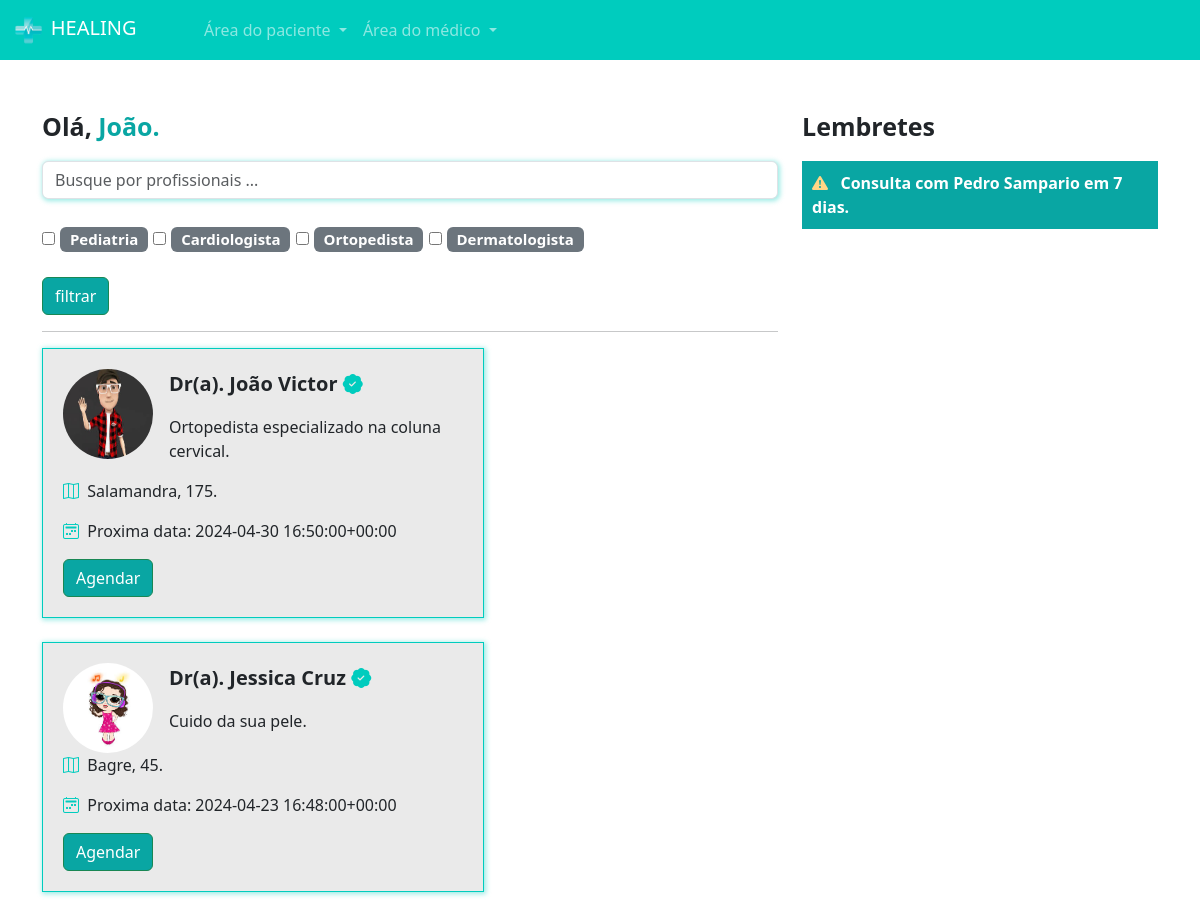
Page /pacientes/home/ (signed in) on the committed database.
### medico/models.py (models this page shows, shortened)
class Especialidades(models.Model):
    especialidade = models.CharField(max_length=100)
    icone = models.ImageField(upload_to="icones", null=True, blank=True)

class DadosMedico(models.Model):
    user = models.ForeignKey(User, on_delete=models.DO_NOTHING)
    especialidade = models.ForeignKey(Especialidades, on_delete=models.DO_NOTHING, null=True, blank=True)
    crm = models.CharField(max_length=30)
    nome = models.CharField(max_length=100)
    cep = models.CharField(max_length=15)
    rua = models.CharField(max_length=100)
    bairro = models.CharField(max_length=100)
    numero = models.IntegerField()
    rg = models.ImageField(upload_to="rgs")
    cedula_identidade_medica = models.ImageField(upload_to='cim')
    foto = models.ImageField(upload_to="fotos_perfil")
    descricao = models.TextField(null=True, blank=True)
    valor_consulta = models.FloatField(default=100)
    def proxima_data(self):
        proxima_data = DatasAbertas.objects.filter(user=self.user).filter(data__gt=datetime.now()).filter(agendado=False).order_by('data').first()
        return proxima_data

class DatasAbertas(models.Model):
    data = models.DateTimeField()
    user = models.ForeignKey(User, on_delete=models.DO_NOTHING)
    agendado = models.BooleanField(default=False)
    def __str__(self):
        return str(self.data)

### paciente/views.py (the view)
# urls.py: path('home/', views.home, name="home"),
def home(request):
    if request.method == "GET":
        medico_filtrar = request.GET.get('medico')
        especialidades_filtrar = request.GET.getlist('especialidades')
        medicos = DadosMedico.objects.all()
    if medico_filtrar:
        medicos = medicos.filter(nome__icontains = medico_filtrar)
    if especialidades_filtrar:
        medicos = medicos.filter(especialidade_id__in=especialidades_filtrar)
    especialidades = Especialidades.objects.all()
    return render(request, 'home.html', {'medicos': medicos, 'especialidades': especialidades, 'is_medico': is_medico(request.user)})

### medico/models.py (called while the page is built)
def is_medico(user):
 return DadosMedico.objects.filter(user=user).exists()

### paciente/templates/home.html
{% extends "base.html" %}
{% load static %}
{% block 'head' %}
    <link rel="stylesheet" href="{% static 'medicos/css/abrir_horario.css' %}">
    <link rel="stylesheet" href="{% static 'usuarios/css/usuarios.css' %}">
    <link rel="stylesheet" href="{% static 'medicos/css/cadastro_medico.css' %}">
    <link rel="stylesheet" href="{% static 'pacientes/css/home.css' %}">
    <link rel="stylesheet" href="https://cdn.jsdelivr.net/npm/bootstrap-icons@1.11.3/font/bootstrap-icons.min.css">
{% endblock 'head' %}
{% block 'body' %}
{% include "partials/navbar.html" %}
<br><br>
<div class="container">
    <div class="row">
        <div class="col-md-8">
            <p style="font-size: 25px" class="p-bold">Olá, <span class="color-dark">{{request.user.username}}.</span></p>
            <form action="{% url 'home' %}" post="GET">
                <input type="text" class="form-control shadow-main-color" placeholder="Busque por profissionais ..." name="medico">
                <br>
                <div class="especialidades">
                    {% for especialidade in especialidades %}
                        <input type="checkbox" name="especialidades" value="{{especialidade.id}}">
                        <span class="badge bg-secondary">
                        {{especialidade.especialidade}}
                        </span>
                    {% endfor %}
                </div>
                <br>
                <input type="submit" value="filtrar" class="btn btn-success btn-dark-color">
            </form>
            <hr>
            <div class="list-medicos">
                {% for medico in medicos %}
                <div class="card-medicos shadow-main-color">
                    <div class="row">
                        <div class="col-md-3"><img src="{{medico.foto.url}}" class="foto-perfil-card" alt=""></div>
                        <div class="col-md">
                            <p style="font-size: 20px" class="p-bold">Dr(a). {{medico.nome}} <i class="bi bi-patch-check-fill icon-main"></i></p>
                            <p>{{medico.descricao}}</p>
                        </div>
                    </div>
                    <p><i class="bi bi-map icon-main"></i>&nbsp&nbsp{{medico.rua}}, {{medico.numero}}.</p>
                    <p><i class="bi bi-calendar2-week icon-main"></i>&nbsp&nbspProxima data:
                        {% if medico.proxima_data %}
                            {{medico.proxima_data}}
                            {% else %}
                                Aguarde uma data.
                            {% endif %}
                        </p>
                        <a href="{% url 'escolher_horario' medico.id %}" class="btn btn-success btn-dark-color">Agendar</a>                </div>
                <br>
              {% endfor %}
            </div>
        </div>
        <div class="col-md-4">
            <p style="font-size: 25px" class="p-bold">Lembretes</p>
            <p class="bg-main-lembrete">
                <span class="p-bold"><i class="bi bi-exclamation-triangle-fill icon-differential"></i>&nbsp&nbsp Consulta com Pedro Sampario em 7 dias.</span>
            </p>
        </div>
    </div>
</div>
{% endblock 'body' %}

### templates/static/geral/css/base.css (style rules this page uses)
:root { --main-color: #00CCBE; --dark-color: #09A6A3; --contrast-color: #FFD686; }
.p-bold { font-weight: bold; }
.color-dark { color: var(--dark-color); }

### templates/static/usuarios/css/usuarios.css (style rules this page uses)
.btn-dark-color { background-color: var(--dark-color); color: white; }

### templates/static/medicos/css/cadastro_medico.css (style rules this page uses)
.shadow-main-color { box-shadow: 1px 1px 5px 1px rgba(0, 204, 190,.4); }

### templates/static/pacientes/css/home.css (style rules this page uses)
.especialidades { font-size: 20px; }
.card-medicos { width: 60%; background-color: #EAEAEA; border: 1px solid var(--main-color); padding: 20px; }
.foto-perfil-card { width: 90px; height: 90px; border-radius: 45px; }
.icon-main { color: var(--main-color); }
.bg-main-lembrete { background-color: var(--dark-color); padding: 10px; color: white; }
.icon-differential { color: var(--contrast-color); }

### rows in the picture
Especialidades: especialidade "Pediatria"
Especialidades: especialidade "Cardiologista"
Especialidades: especialidade "Ortopedista"
Especialidades: especialidade "Dermatologista"
DadosMedico: foto (picture), nome "João Victor", descricao "Ortopedista especializado na coluna cervical.", rua "Salamandra", numero "175", proxima_data "2024-04-30 16:50:00+00:00"
DadosMedico: foto (picture), nome "Jessica Cruz", descricao "Cuido da sua pele.", rua "Bagre", numero "45", proxima_data "2024-04-23 16:48:00+00:00"

### other values in the picture
{{ request.user.username }} "João"
